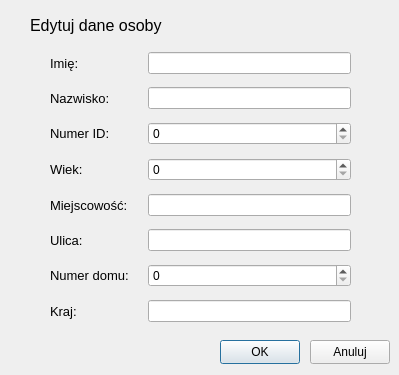
<?xml version="1.0" encoding="UTF-8"?>
<ui version="4.0">
 <class>Dialog</class>
 <widget class="QDialog" name="Dialog">
  <property name="geometry">
   <rect>
    <x>0</x>
    <y>0</y>
    <width>399</width>
    <height>375</height>
   </rect>
  </property>
  <property name="minimumSize">
   <size>
    <width>399</width>
    <height>375</height>
   </size>
  </property>
  <property name="windowTitle">
   <string>Dialog</string>
  </property>
  <widget class="QWidget" name="gridLayoutWidget">
   <property name="geometry">
    <rect>
     <x>50</x>
     <y>50</y>
     <width>301</width>
     <height>274</height>
    </rect>
   </property>
   <layout class="QGridLayout" name="gridLayout">
    <property name="horizontalSpacing">
     <number>19</number>
    </property>
    <property name="verticalSpacing">
     <number>11</number>
    </property>
    <item row="0" column="1">
     <widget class="QLabel" name="label">
      <property name="font">
       <font>
        <pointsize>10</pointsize>
       </font>
      </property>
      <property name="text">
       <string>Imię:</string>
      </property>
     </widget>
    </item>
    <item row="2" column="1">
     <widget class="QLabel" name="label_3">
      <property name="font">
       <font>
        <pointsize>10</pointsize>
       </font>
      </property>
      <property name="text">
       <string>Numer ID:</string>
      </property>
     </widget>
    </item>
    <item row="7" column="1">
     <widget class="QLabel" name="label_8">
      <property name="font">
       <font>
        <pointsize>10</pointsize>
       </font>
      </property>
      <property name="text">
       <string>Kraj:</string>
      </property>
     </widget>
    </item>
    <item row="1" column="1">
     <widget class="QLabel" name="label_2">
      <property name="font">
       <font>
        <pointsize>10</pointsize>
       </font>
      </property>
      <property name="text">
       <string>Nazwisko:</string>
      </property>
     </widget>
    </item>
    <item row="6" column="1">
     <widget class="QLabel" name="label_7">
      <property name="font">
       <font>
        <pointsize>10</pointsize>
       </font>
      </property>
      <property name="text">
       <string>Numer domu:</string>
      </property>
     </widget>
    </item>
    <item row="5" column="1">
     <widget class="QLabel" name="label_6">
      <property name="font">
       <font>
        <pointsize>10</pointsize>
       </font>
      </property>
      <property name="text">
       <string>Ulica:</string>
      </property>
     </widget>
    </item>
    <item row="4" column="1">
     <widget class="QLabel" name="label_5">
      <property name="font">
       <font>
        <pointsize>10</pointsize>
       </font>
      </property>
      <property name="text">
       <string>Miejscowość:</string>
      </property>
     </widget>
    </item>
    <item row="3" column="1">
     <widget class="QLabel" name="label_4">
      <property name="font">
       <font>
        <pointsize>10</pointsize>
       </font>
      </property>
      <property name="text">
       <string>Wiek:</string>
      </property>
     </widget>
    </item>
    <item row="0" column="2">
     <widget class="QLineEdit" name="name_d"/>
    </item>
    <item row="1" column="2">
     <widget class="QLineEdit" name="surname_d"/>
    </item>
    <item row="4" column="2">
     <widget class="QLineEdit" name="town_d"/>
    </item>
    <item row="5" column="2">
     <widget class="QLineEdit" name="street_d"/>
    </item>
    <item row="7" column="2">
     <widget class="QLineEdit" name="country_d"/>
    </item>
    <item row="2" column="2">
     <widget class="QSpinBox" name="id_spinBox_d">
      <property name="maximum">
       <number>10000000</number>
      </property>
     </widget>
    </item>
    <item row="3" column="2">
     <widget class="QSpinBox" name="age_spb_d">
      <property name="maximum">
       <number>200</number>
      </property>
     </widget>
    </item>
    <item row="6" column="2">
     <widget class="QSpinBox" name="hn_sb_d">
      <property name="maximum">
       <number>10000</number>
      </property>
     </widget>
    </item>
   </layout>
  </widget>
  <widget class="QPushButton" name="OK_b_ed">
   <property name="geometry">
    <rect>
     <x>220</x>
     <y>340</y>
     <width>80</width>
     <height>24</height>
    </rect>
   </property>
   <property name="text">
    <string>OK</string>
   </property>
  </widget>
  <widget class="QPushButton" name="canc_b_ed">
   <property name="geometry">
    <rect>
     <x>310</x>
     <y>340</y>
     <width>80</width>
     <height>24</height>
    </rect>
   </property>
   <property name="text">
    <string>Anuluj</string>
   </property>
  </widget>
  <widget class="QLabel" name="label_9">
   <property name="geometry">
    <rect>
     <x>30</x>
     <y>15</y>
     <width>301</width>
     <height>21</height>
    </rect>
   </property>
   <property name="font">
    <font>
     <pointsize>12</pointsize>
    </font>
   </property>
   <property name="text">
    <string>Edytuj dane osoby</string>
   </property>
  </widget>
 </widget>
 <resources/>
 <connections/>
</ui>
